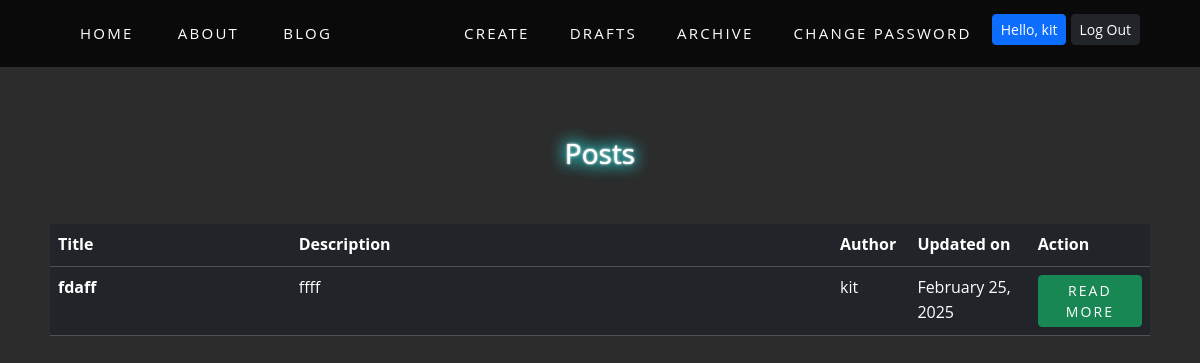
The page /post/archive/ (signed in) on the database as committed earlier.
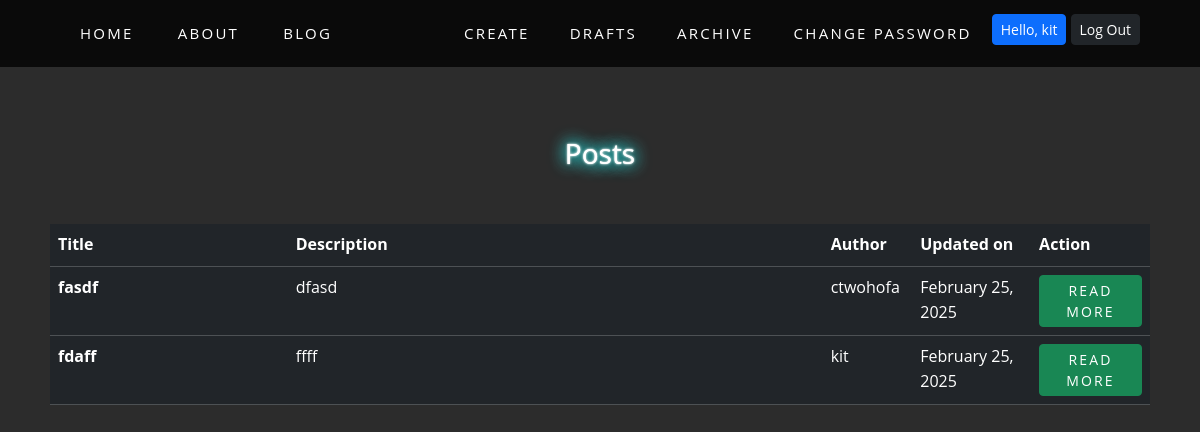
The same page on the database as committed later.
### posts/models.py (models this page shows, shortened)
class Post(models.Model):
    title = models.CharField(max_length=128)
    subtitle = models.CharField(max_length=256)
    body = models.TextField()
    author = models.ForeignKey(
        get_user_model(),
        on_delete=models.CASCADE #delete key if reocrd is deleted
    )
    status=models.ForeignKey(
        Status,
        on_delete=models.CASCADE #tell us waht django should when this fkey is deleted
    )
    created_on = models.DateTimeField(auto_now_add=True)

### posts/views.py (the view)
# urls.py: path("archive/", views.ArchivedPostListView.as_view(), name="archive"),
class ArchivedPostListView(LoginRequiredMixin, ListView):
    template_name="posts/list.html"
    model=Post
    def get_context_data(self, **kwargs):
        context=super().get_context_data(**kwargs)
        archived=Status.objects.get(name="archived")
        context["post_list"]=(
            Post.objects
            .filter(status=archived)
            .order_by("created_on").reverse()
        )
        return context

### templates/posts/list.html (shortened to what this page needs)
{% extends "base.html" %}
{% block content %}
<div class="login-form">
  <h1 class="text-center">Posts</h1>
  <br>
        <table class="table table-dark">
            <thead>
                <tr>
                    <th scope="col" style="width: 20%;">Title</th>
                    <th scope="col" style="width: 45%;">Description</th>
                    <th scope="col" style="width: 5%;">Author</th>
                    <th scope="col" style="width: 10%;">Updated on</th>
                    <th scope="col" style="width: 10%;">Action</th>
                </tr>
            </thead>
            <tbody>
                {% for post in post_list %}
                <tr>
                    <th scope="row" style="width: 20%;">{{ post.title }}</th>
                    <td style="width: 45%;">{{ post.body|truncatechars:64 }}</td>
                    <td style="width: 5%;">{{ post.author }}</td>
                    <td style="width: 10%;">{{ post.created_on|date:"F d, Y" }}</td>
                    <td style="width: 10%;"><a href="{% url 'detail' post.id %}" class="btn btn-success btn-sm">Read more</a></td>
                </tr>
                {% endfor %}
            </tbody>
        </table>
    </div>
{% endblock content %}

### templates/base.html (shortened to what this page needs)
{%load static%}
<!DOCTYPE html>
<html lang="en">
<head>
    <link href="https://cdn.jsdelivr.net/npm/bootstrap@5.3.3/dist/css/bootstrap.min.css" rel="stylesheet">
    <link rel="stylesheet" href="{% static 'css/base.css' %}">
  </head>
<body>
    <div class="navbar">
      <div class="nav-container">
        <div>
          <a class="topnav" href="{% url 'home'%}">Home</a>
          <a class="topnav" href="{% url 'about'%}">About</a>
          <a class="topnav" href="{% url 'list'%}">Blog</a>
        </div>
        <div class="nav-right">
          {%if user.is_authenticated %}
            <a class="topnav" href="{% url 'new'%}">Create</a>
            <a class="topnav" href="{% url 'draft'%}">Drafts</a>
            <a class="topnav" href="{% url 'archive'%}">Archive</a>
            <a class="topnav" href="{% url 'password_change'%}">Change Password </a>
            <form class="pt-2" method="POST" action="{%url 'logout'%}">
              <label class="btn btn-primary btn-sm">Hello, {{user.username}}</label>
              <input type="submit"  class="btn btn-dark btn-sm" value="Log Out">
            </form>
          {%else%}
            <a class="topnav" href="{% url 'signup' %}">Sign up</a>
            <a class="topnav"href="{% url 'login' %}">Log In</a>
          {%endif%}
          </div>
          </div>
        </div>
        {%block content%}
        {%endblock content%}
</body>
</html>

### static/css/base.css (style rules this page uses)
* { margin: 0; padding: 0; box-sizing: border-box; }
body { font-family: "Open Sans", sans-serif; background-color: #2c2c2c; color: #ffffff; line-height: 1.6; }
.topnav { font-size: 15px !important; }
.navbar { background-color: #0a0a0a; padding: 0.4rem 0; position: sticky; top: 0; z-index: 999; }
.nav-container { width: 90%; max-width: 1200px; margin: 0 auto; display: flex; align-items: center; justify-content: space-between; }
.nav-right { display: flex; }
a { color: #fff; text-transform: uppercase; text-decoration: none; letter-spacing: 0.15em; display: inline-block; padding: 15px 20px; position: relative; }
h1 { padding: 20px; font-size: 28px !important; text-shadow: 0 0 1px #fff, 0 0 3px #fff, 0 0 15px #0ff, 0 0 18px #0ff, 0 0 19px #929292; }
.login-form { padding: 50px; }

Rows that differ between the two databases and show on the page:
added Post: title "fasdf", body "dfasd", author "ctwohofa", created_on "February 25, 2025"
